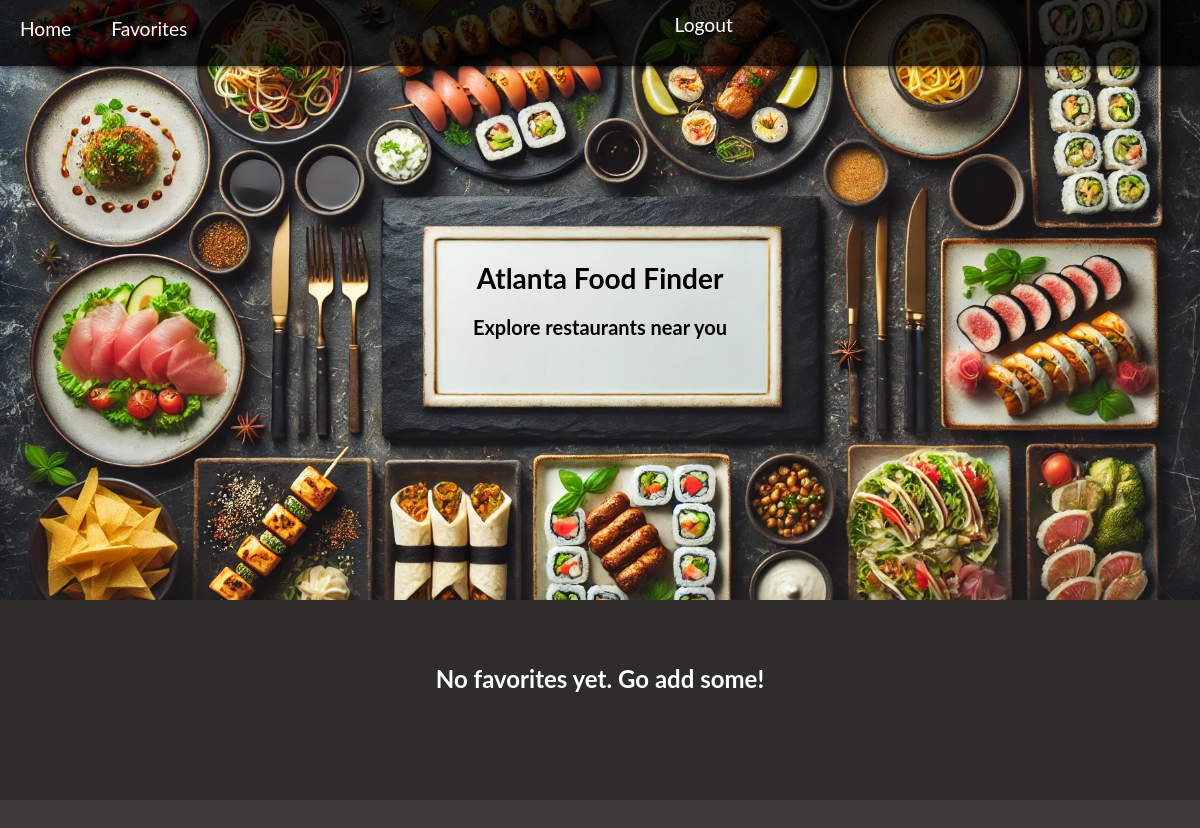
Page /favorites/ (signed in) on the earlier database version.
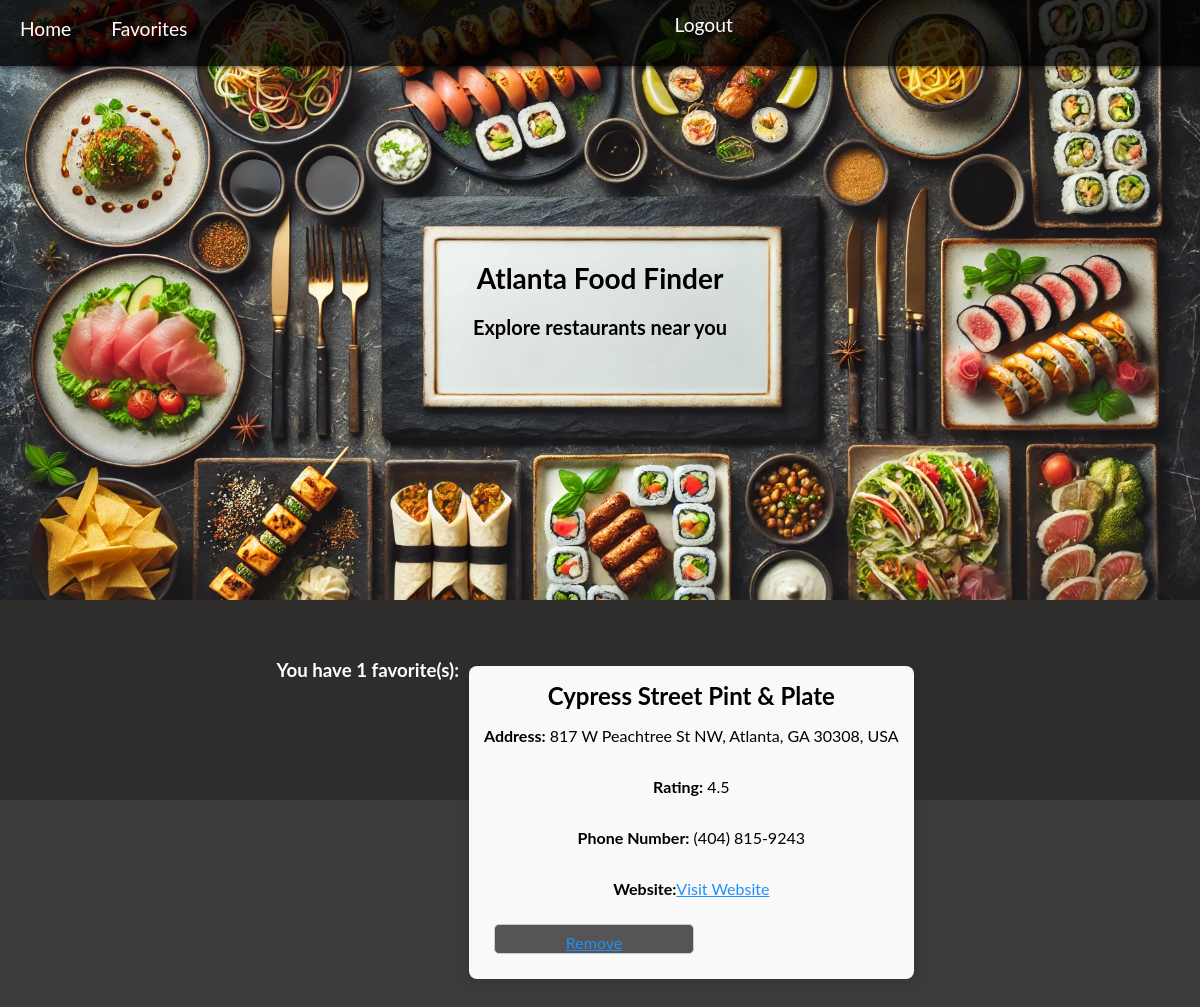
Same page on the later database version.
### users/models.py (models this page shows, shortened)
class Favorite(models.Model):
    user = models.ForeignKey(settings.AUTH_USER_MODEL, on_delete=models.CASCADE)
    restaurant = models.ForeignKey(Locations, on_delete=models.CASCADE)
    added_at = models.DateTimeField(auto_now_add=True)
    place_id = models.CharField(max_length=255, default="Unknown Place ID")
    address = models.CharField(max_length=255, default="Unknown Address")
    website = models.URLField(blank=True, null=True)
    rating = models.FloatField(null=True, blank=True)
    phone_number = models.CharField(max_length=20, null=True, blank=True)
    cuisine_type = models.CharField(max_length=255, null=True, blank=True)

### AtlantaFoodFinder/models.py (models this page shows, shortened)
class Locations(models.Model):
    club = models.CharField(max_length=500,blank=True, null=True)
    name = models.CharField(max_length=500)
    zipcode = models.CharField(max_length=200,blank=True, null=True)
    city = models.CharField(max_length=200,blank=True, null=True)
    country = models.CharField(max_length=200,blank=True, null=True)
    address = models.CharField(max_length=200,blank=True, null=True)
    created_at = models.DateTimeField(auto_now_add=True,blank=True, null=True)
    edited_at = models.DateTimeField(auto_now=True)
    lat = models.CharField(max_length=200,blank=True, null=True)
    lng = models.CharField(max_length=200,blank=True, null=True)
    place_id = models.CharField(max_length=200,blank=True, null=True)

### users/views.py (the view)
# urls.py: path('favorites/', views.favorites, name='favorites'),
def favorites(request):
    if not request.user.is_authenticated:
        return render(request, 'users/favorites.html', {'message': "You must log in or sign up to view favorites."})
    user_favorites = Favorite.objects.filter(user=request.user)
    for fav in user_favorites:
        print(fav.restaurant.name, fav.restaurant.address)
    return render(request, 'users/favorites.html', {'favorites': user_favorites})

### users/templates/users/favorites.html (shortened to what this page needs)
{% load static %}
<link rel="stylesheet" href="{% static 'main.css' %}">
<!DOCTYPE html>
<html lang="en">
{% block content %}
<head>
    <link rel="stylesheet" href="{% static 'main.css' %}">
</head>
</head>
<body>
    <div>
        <div class="header-image">
            <div class="navbar">
                <a href="{% url 'home' %}">Home</a>
                <a href="{% url 'favorites' %}">Favorites</a>
                {% if user.is_authenticated %}
                <form method="post" action="{% url 'logout' %}">
                    <button type="submit" class="nav-link logout-button">Logout</button>
                </form>
                {% else %}
                <a href="{% url 'login' %}">Login</a>
                <a href="{% url 'signup' %}">Signup</a>
                {% endif %}
            </div>
                <h1>Atlanta Food Finder</h1>
                <h2>Explore restaurants near you</h2>
            </div>
        <div class="content">
            {% if user.is_authenticated %}
                <div class="place-details-container">
                    {% if favorites %}
                        <h3>You have {{ favorites|length }} favorite(s):</h3>
                        <ul class="favorites-list">
                            {% for favorite in favorites %}
                                <li class="place-details-card">
                                    <h3>{{ favorite.restaurant.name }}</h3>
                                    <p><strong>Address:</strong> {{ favorite.restaurant.address }}</p>
                                    <p><strong>Rating:</strong> {{ favorite.rating }}</p>
                                    <p><strong>Phone Number:</strong> {{ favorite.phone_number }}</p>
                                    <p><strong>Website:</strong><a href="{{ favorite.website }}" target="_blank">Visit Website</a></p>
                                    <button class="remove-button" data-place-id="{{ favorite.place_id }}">
                                        <a href="{% url 'remove_favorite' favorite.pk %}">Remove</a>
                                    </button>
                                </li>
                            {% endfor %}
                        </ul>
                    {% else %}
                        <p style="text-align: center; font-weight: bold; font-size: 24px; color: #ffffff;">
                            No favorites yet. Go add some!
                    {% endif %}
                </div>
            {% else %}
            <div style="font-size: 24px; font-weight: bold;">
                You need to login or signup to use favorites!
            </div>
            {% endif %}
        </div>
    </div>
{% endblock %}
</body>
</html>

### AtlantaFoodFinder/static/main.css (style rules this page uses)
.pageholder, form { display: flex; flex-direction: column; justify-content: center; align-items: center; width: 100%; }
form { width:100%; }
body, html { margin: 0; padding: 0; width: 100%; overflow-x: hidden; box-sizing: border-box; font-family: 'Lato', Arvo; background: #3c3b39; }
.place-details-container { display: flex; justify-content: space-between; max-width: 1200px; margin: 20px auto; min-height: 500px; height: auto; }
.place-details-card, .reviews-card { background-color: white; padding: 20px; margin: 10px; border-radius: 10px; box-shadow: 0 2px 10px rgba(0, 0, 0, 0.2); flex: 1; display: flex; flex-direction: column; height: auto; }
.header-image { background: url('/static/atlantaeats.jpg') no-repeat center center; background-size: cover; height: 75vh; color: white; position: relative; display: flex; flex-direction: column; justify-content: center; align-items: center; text-align: center; }
.navbar { width: 100%; background-color: rgba(0, 0, 0, 0.8); padding: 10px 0; position: fixed; top: 0; left: 0; display: flex; justify-content: flex-end; box-shadow: 0 2px 4px rgba(0,0,0,0.5); }
.navbar a { color: white; text-decoration: none; display: inline-block; font-size: 1.2em; line-height: 1.5em; padding: 5px 10px; margin: 0 10px; border-radius: 5px; }
.navbar form button { background: none; border: none; color: white; font-size: 1.2em; line-height: 1.5em; margin: 0 10px; cursor: pointer; vertical-align: middle; border-radius: 5px; }
.logout-button { background: none; border: none; color: white; cursor: pointer; font-size: 20px; padding: 0; text-decoration: none; }
h1, h2 { background-color: none; color: black; padding: 10px; border-radius: 5px; width: 100%; margin: 0; text-align: center; font-size: calc(16px + 1vw); }
h2 { font-size: calc(14px + 0.5vw); }
.content { background-color: #2e2d2c; color: white; padding: 20px; height: 20vh; text-align: center; display: flex; flex-wrap: wrap; justify-content: center; align-items: center; }
input[type="text"], select, button { font-family: 'Lato', Arvo; margin: 10px; padding: 8px; height: 30px; border-radius: 5px; border: 1px solid #ccc; background: white; color: #3c3b39; width: auto; max-width: 200px; font-size: 16px; }
button { cursor: pointer; background-color: #555; color: white; font-family: 'Lato', Arvo; }
.favorites-list { list-style-type: none; padding: 0; }
.favorites-list li { margin-bottom: 20px; padding: 15px; background-color: #f9f9f9; border-radius: 8px; box-shadow: 0 4px 10px rgba(0, 0, 0, 0.1); }
.favorites-list h3 { margin: 0; font-size: 1.5em; }

### users/templates/users/favorites.html (style rules this page uses)
.place-details-card h3 { color: black; }
.place-details-card p { color: black; }
a { color: dodgerblue; }

Differences in the rows shown:
added Favorite: restaurant.name "Cypress Street Pint & Plate", restaurant.address "817 W Peachtree St NW, Atlanta, GA 30308, USA", rating "4.5", phone_number "(404) 815-9243"
Other differences:
{{ favorites|length }}: (not shown) → "1"
text no longer shown: "No favorites yet. Go add some!"
text now shown: "You have favorite(s):"
